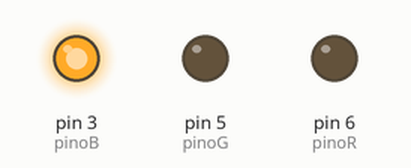
The sketch below on a simulated Arduino Uno, built with avr-gcc and run on an emulated ATmega328P. Parts: output pins drawn as LEDs (lit = HIGH).

Above: at 0.15 s.
At 0.75 s:
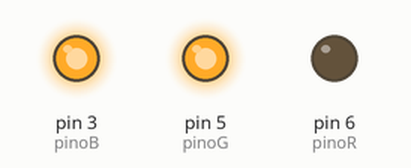
At 1.65 s:
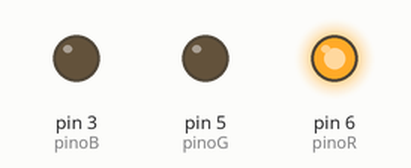
At 2.25 s:
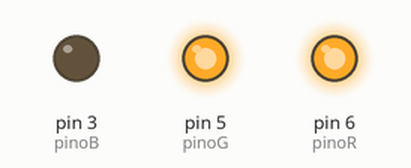
Timing chart, 0 to 3.0 s (numbered marks = the images above):
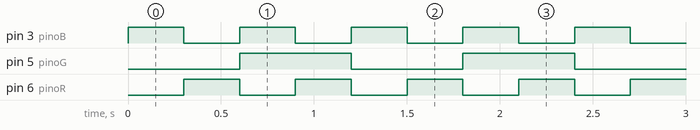

The sketch:

Led_threads.ino
```cpp
/*
  Autor: Pedro Henrique Cerneiro de Araújo        RA:22108287
  Autor: Bruna Stephanie Soares Gonçalves         RA:21707921

  Obs: Essa biblioteca de controle de Threads precisa ser previamente instalada, e
  pode ser encontrada no github: https://github.com/ivanseidel/ArduinoThread

*/
// inclui as bibliotecas de Thread
#include "Thread.h"
#include "ThreadController.h"


// saídas analógicas para o Led
#define pinoR 6
#define pinoG 5
#define pinoB 3

/* Agora queremos implementar diferentes tempos de ativação para os LEDs RGB, como o arduino não possui threads nem paralelismo, temos que implementar isso,
de uma forma meio porca.
*/
#define TEMPO_R 200
#define TEMPO_G 500
#define TEMPO_B 300

// Vamos criar as threads para cada led aqui
ThreadController cpu;
Thread threadLedR,threadLedG,threadLedB;

// Vetor com valores de cor para cada pino.
int valoresPinos[]={128,199,64};
void setup() {
  pinMode(pinoR,OUTPUT);
  pinMode(pinoG,OUTPUT);
  pinMode(pinoB,OUTPUT);
  // Marcamos quanto tempo em milissegundos queremos que a thread dure
  threadLedR.setInterval(TEMPO_R);
  threadLedG.setInterval(TEMPO_G);
  threadLedG.setInterval(TEMPO_G);
  //Marcamos aqui o que queremos que a thread faça quando estiver rodando.
  threadLedR.onRun(funcaoR);
  threadLedG.onRun(funcaoG);
  threadLedB.onRun(funcaoB);
  //Vamos adicionar as threads na lista de processos da CPU.
  cpu.add(&threadLedR);
  cpu.add(&threadLedG);
  cpu.add(&threadLedB);


}

//Vamos colocar as threads porcas aqui:
void funcaoR(){
  //valoresPinos[0]=random(0,256);
  digitalWrite(pinoR,!digitalRead(pinoR));
}
void funcaoG(){
  digitalWrite(pinoG,!digitalRead(pinoG));
}
void funcaoB(){
  digitalWrite(pinoB,!digitalRead(pinoB));
}

void loop() {

  cpu.run();
  delay(300);
}
```

Measured:
- by itself, pin 3 (pinoB), pin 6 (pinoR): alternates HIGH for 0.30 s and LOW for 0.30 s
- by itself, pin 5 (pinoG): alternates HIGH for 0.60 s and LOW for 0.60 s
- by itself, everything shown: repeats every 1.2 s, in 4 steps
